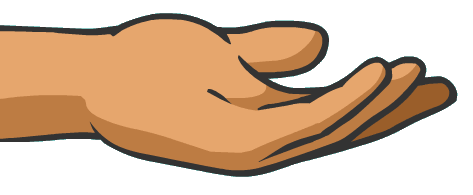
#> input picture bg_work/hand_src.png, 473 x 195 px
$ python qa_check.py ../bg_work/hand_src.png
#> lines starting #> are read from the running program, lines starting #| are printed output that depends on the picture; after the words box and inside, x2 and y2 are one past the last pixel; in counts of white or black regions, pixels touching at a corner belong together
#> in check, raw is the input picture: PIL image 473x195 RGB; mean R, G, B 215.9, 187, 161.1
### scripts/artlib.py
"""Shared helpers for the AI_Art pipeline: white-background cutout, alpha IoU, base/candidate lookup."""
from collections import deque
import numpy as np
from PIL import Image, ImageFilter

ROOT = 'I:/GODOT/AI_Art/'
BASE_DIR = ROOT + 'output_api/lang_final/'


def cut_white(im, thresh=232, blur=1.2):
    """Flood-fill the white background from the border, return RGBA with soft alpha."""
#> called with thresh = 232, blur = 1.2
    im = im.convert('RGB')
    a = np.array(im)
    white = a.min(2) >= thresh
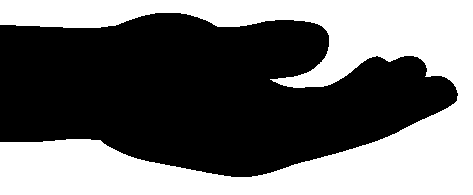
#> white: shape (195, 473) bool; 43.8% white; 1 white region, box (x1, y1, x2, y2) and area: (0, 0, 473, 195) 40407
    h, w = white.shape
#> h = 195; w = 473
    bg = np.zeros((h, w), bool)
    q = deque([(x, y) for x in range(w) for y in (0, h - 1)] + [(x, y) for y in range(h) for x in (0, w - 1)])
    while q:
        x, y = q.popleft()
        if not (0 <= x < w and 0 <= y < h) or bg[y, x] or not white[y, x]:
            continue
        bg[y, x] = True
        q.extend(((x + 1, y), (x - 1, y), (x, y + 1), (x, y - 1)))
    alpha = Image.fromarray((~bg * 255).astype('uint8')).filter(ImageFilter.GaussianBlur(blur))
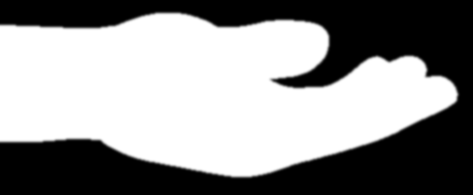
#> alpha: PIL image 473x195 L; min 0, max 255, mean 143.3
    o = im.convert('RGBA')
    o.putalpha(alpha)
    return o


def content(im):
    """Crop RGBA to its visible content; returns (cropped, bbox)."""
    bb = im.getchannel('A').point(lambda v: 255 if v > 20 else 0).getbbox()
#> bb = (0, 11, 460, 179)
    return im.crop(bb), bb


# [8 lines left out: function alpha_iou, not called in this run]


def fringe_ratio(im):
    """Share of mostly-opaque edge pixels (alpha 128-250) that are still near-white = a white halo left by a bad cutout.
    (Semi-transparent edge pixels of a cutout from white are always whitish, so they are NOT counted.)"""
    a = np.array(im.convert('RGBA')).astype(int)
    edge = (a[..., 3] > 128) & (a[..., 3] < 250)
    if edge.sum() == 0:
        return 0.0
    return float((edge & (a[..., :3].min(2) > 235)).sum()) / float(edge.sum())


def base_for(name):
    """'lang_7000_xxx.png' / 'lang_7000.png' -> confirmed base 'lang_7000.png'; 'prep_X0*.png' -> 'lang_X000.png'. RGBA or None."""
    stem = name.rsplit('.', 1)[0].split('_')
    if len(stem) < 2 or not stem[1].isdigit():
        return None
    key = stem[1]
    if stem[0] == 'prep':
        key = key[0] + '000'
    try:
        return Image.open(BASE_DIR + f'lang_{key}.png').convert('RGBA')
    except FileNotFoundError:
        return None

### scripts/qa_check.py
"""Batch QA of generated pictures against the confirmed base pictures (lang_final).
Usage: python qa_check.py <glob-or-files...> [--csv out.csv]
Checks per file: aspect ratio vs base, silhouette IoU vs base (stretched), white fringe, content touching border, size.
Prints only a one-line verdict per file + the failing reasons, so a 450-file batch needs a glance at the FAIL lines only."""
import csv
import glob
import os
import sys
from PIL import Image
from artlib import base_for, cut_white, content, alpha_iou, fringe_ratio

IOU_MIN, AR_TOL, FRINGE_MAX, MARGIN = 0.80, 0.12, 0.10, 2


def check(path):
    name = os.path.basename(path)
    base = base_for(name)
    raw = Image.open(path)
    im = raw if raw.mode == 'RGBA' and raw.getchannel('A').getextrema()[0] < 250 else cut_white(raw)
    c, bb = content(im)
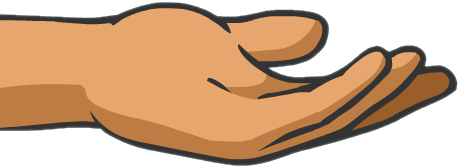
#> c: PIL image 460x168 RGBA; mean R, G, B, A 208.3, 173.8, 142.9, 171; transparent parts drawn white
#> bb = (0, 11, 460, 179)
    why = []
    iou = ar_diff = None
    if base is not None:
        b, _ = content(base)
        ar_diff = abs(c.width / c.height - b.width / b.height) / (b.width / b.height)
        iou = alpha_iou(base, im)
        if ar_diff > AR_TOL:
            why.append('aspect %.0f%% off' % (ar_diff * 100))
        if iou < IOU_MIN:
            why.append('silhouette IoU %.2f' % iou)
    else:
        why.append('no base found')
    fr = fringe_ratio(im)
#> in fringe_ratio, `edge = (a[..., 3] > 128) & (a[..., 3] < 250)`:
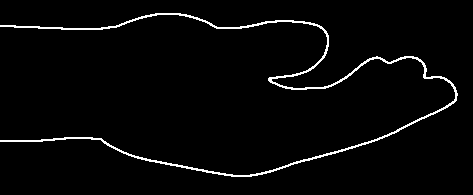
#> edge: shape (195, 473) bool; 2.8% white in thin lines or dots, all inside (x1, y1, x2, y2) = (0, 13, 458, 177)
#> fr = 0.00118
    if fr > FRINGE_MAX:
        why.append('white fringe %.0f%%' % (fr * 100))
    W, H = im.size
#> W = 473; H = 195
    if '_big' in name and (bb[0] <= MARGIN or bb[1] <= MARGIN or bb[2] >= W - MARGIN or bb[3] >= H - MARGIN):
        why.append('touches border')
    return {'file': name, 'iou': None if iou is None else round(iou, 3), 'aspect_off': None if ar_diff is None else round(ar_diff, 3),
            'fringe': round(fr, 3), 'verdict': 'FAIL' if why else 'ok', 'reasons': '; '.join(why)}


def main():
    args = sys.argv[1:]
    out = None
    if '--csv' in args:
        i = args.index('--csv')
        out = args[i + 1]
        args = args[:i] + args[i + 2:]
    files = []
    for a in args:
        files += sorted(glob.glob(a)) or [a]
    rows = [check(f) for f in files]
#> rows = 1 item
    for r in rows:
        print('%-4s %-34s IoU=%s aspectOff=%s fringe=%s %s' % (r['verdict'], r['file'], r['iou'], r['aspect_off'], r['fringe'], r['reasons']))
#> this loop made 1 pass
#| FAIL hand_src.png                       IoU=None aspectOff=None fringe=0.001 no base found
    bad = sum(r['verdict'] == 'FAIL' for r in rows)
#> bad = 1
    print('--- %d files, %d FAIL' % (len(rows), bad))
#| --- 1 files, 1 FAIL
    if out:
        with open(out, 'w', encoding='utf-8-sig', newline='') as f:
            w = csv.DictWriter(f, fieldnames=list(rows[0].keys()))
            w.writeheader()
            w.writerows(rows)


if __name__ == '__main__':
    main()
